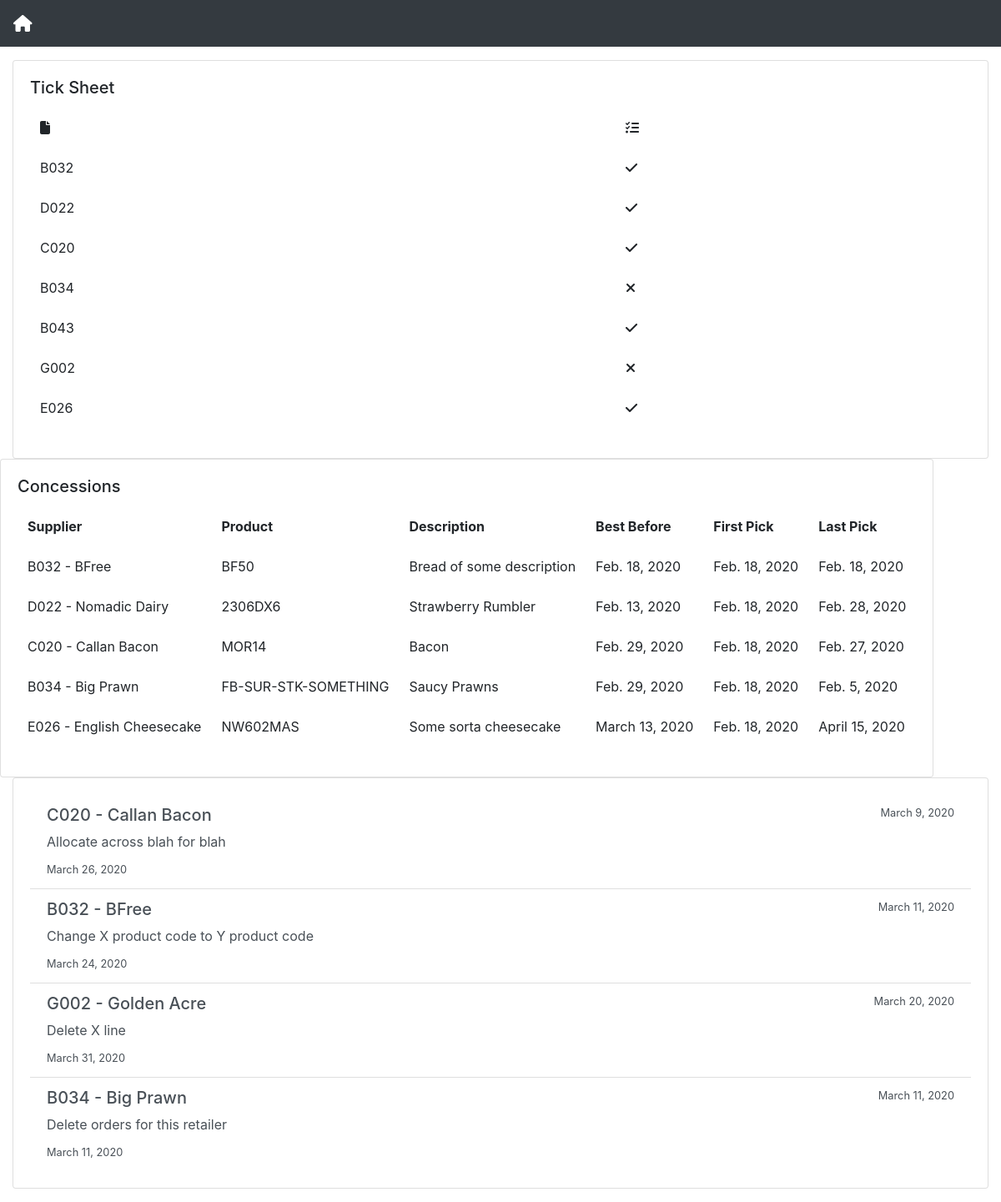
The app's page /ops_admin/retailers/T001 with its own data.
### ops_admin/models.py (models this page shows, shortened)
class Supplier(models.Model):
    scode = models.CharField(max_length=4)
    sname = models.CharField(max_length=100)
    def __str__(self):
        return f'{self.scode} - {self.sname}'

class Concession(models.Model):
    rcode = models.ForeignKey(Retailer, on_delete=models.CASCADE)
    scode = models.ForeignKey(Supplier, on_delete=models.CASCADE)
    pcode = models.CharField(max_length=20)
    pdesc = models.CharField(max_length=100)
    prbbd = models.DateField(null=True)
    cstart = models.DateField(null=True)
    cend = models.DateField(null=True)

class ConcessionNote(models.Model):
    retailer = models.ForeignKey(Retailer, on_delete=models.CASCADE)
    supplier = models.ForeignKey(Supplier, on_delete=models.CASCADE)
    start = models.DateField()
    end = models.DateField(null=True)
    note = models.TextField()

### ops_admin/views.py (the view)
def ops_checklist(request, retailer):
    suppliers = [[supplier['scode'] for supplier in retailer.slist.values()]
                 for retailer in Retailer.objects.filter(rcode=retailer)]
    received = [
        order.scode for order in Order.objects.filter(rcode=retailer)]
    name = [retailer.rname for retailer in Retailer.objects.filter(
        rcode=retailer)][0]
    concessions = Concession.objects.all()
    notes = ConcessionNote.objects.all()
    context = {
        'title': f'{name}',
        'suppliers': suppliers,
        'received': received,
        'concessions': concessions,
        'notes': notes,
    }
    return render(request, 'ops_admin/checklist.html', context)

### ops_admin/templates/ops_admin/checklist.html (shortened to what this page needs)
{% extends 'ops_admin/base.html' %}
{% block content %}
    <div class="container-fluid">
        <div class="row">
            <div class="col-sm">
                <div class="card">
                    <div class="card-body">
                        <h5 class="card-title">Tick Sheet</h5>
                        <table class="table table-borderless">
                            <thead class="thead">
                                <tr>
                                    <th scope="col"><i class="fas fa-file"></i></th>
                                    <th scope="col"><i class="fas fa-tasks"></i></th>
                                </tr>
                            </thead>
                            <tbody>
                                {% for supplier in suppliers %}
                                    {% for scode in supplier %}
                                        <tr>
                                            <td>{{scode}}</td>
                                            {% if scode in received %}
                                                <td class="center"><i class="fas fa-check"></i></td>
                                            {% else %}
                                                <td class="center"><i class="fas fa-times"></i></td>
                                            {% endif %}
                                        </tr>
                                    {% endfor %}
                                {% endfor %}
                            </tbody>
                        </table>
                    </div>
                </div>
            </div>
            <div class="col-m">
                <div class="card">
                    <div class="card-body">
                        <h5 class="card-title">Concessions</h5>
                        <table class="table table-borderless">
                            <thead class="thead">
                                <tr>
                                    <th scope="col">Supplier</th>
                                    <th scope="col">Product</th>
                                    <th scope="col">Description</th>
                                    <th scope="col">Best Before</th>
                                    <th scope="col">First Pick</th>
                                    <th scope="col">Last Pick</th>
                                </tr>
                            </thead>
                            <tbody>
                                {% for concession in concessions %}
                                    <tr>
                                        <td>{{concession.scode}}</td>
                                        <td>{{concession.pcode}}</td>
                                        <td>{{concession.pdesc}}</td>
                                        <td>{{concession.prbbd}}</td>
                                        <td>{{concession.cstart}}</td>
                                        <td>{{concession.cend}}</td>
                                    </tr>
                                {% endfor %}
                            </tbody>
                        </table>
                    </div>
                </div>
            </div>
            <div class="col-sm">
                <div class="card">
                    <div class="card-body">
                        <div class="list-group-flush">
                            {% for note in notes %}
                                <li class="list-group-item list-group-item-action flex-column align-items-start">
                                    <div class="d-flex w-100 justify-content-between">
                                        <h5 class="mb-2 h5">{{note.supplier}}</h5>
                                        <small>{{note.start}}</small>
                                    </div>
                                    <p class="mb-2">{{note.note}}</p>
                                    <small>{{note.end}}</small>
                                </li>
                            {% endfor %}
                        </div>
                    </div>
                </div>
            </div>
        </div>
    </div>
{% endblock content %}

### ops_admin/templates/ops_admin/base.html (shortened to what this page needs)
{% load static %}
<!doctype html>
<html lang="en">
    <head>
        <link rel="stylesheet" href="{% static 'ops_admin/bootstrap.min.css' %}">
        <link rel="stylesheet" href="{% static 'ops_admin/fontawesome/css/all.min.css' %}">
        <link rel="stylesheet" href="{% static 'ops_admin/site.css' %}">
    </head>
    <body>
        <nav class="navbar navbar-dark bg-dark mb-3">
            {% if title %}
            <a href="{% url 'ops_app_retailers' %}" class="navbar-brand"><i class="fas fa-home mr-3"></i></a>
            {% else %}
            <a class="navbar-brand">Ops Admin</a>
            {% endif %}
        </nav>
    {% block content %}{% endblock content %}
</body>
</html>

### ops_admin/static/ops_admin/site.css (style rules this page uses)
a { color:black; outline:0; text-decoration: none; }

### records on screen
Supplier: supplier "B032"
Supplier: supplier "D022"
Supplier: supplier "C020"
Supplier: supplier "B034"
Supplier: supplier "B043"
Supplier: supplier "G002"
Supplier: supplier "E026"
Concession: scode "B032 - BFree", pcode "BF50", pdesc "Bread of some description", prbbd "Feb. 18, 2020", cstart "Feb. 18, 2020", cend "Feb. 18, 2020"
Concession: scode "D022 - Nomadic Dairy", pcode "2306DX6", pdesc "Strawberry Rumbler", prbbd "Feb. 13, 2020", cstart "Feb. 18, 2020", cend "Feb. 28, 2020"
Concession: scode "C020 - Callan Bacon", pcode "MOR14", pdesc "Bacon", prbbd "Feb. 29, 2020", cstart "Feb. 18, 2020", cend "Feb. 27, 2020"
Concession: scode "B034 - Big Prawn", pcode "FB-SUR-STK-SOMETHING", pdesc "Saucy Prawns", prbbd "Feb. 29, 2020", cstart "Feb. 18, 2020", cend "Feb. 5, 2020"
Concession: scode "E026 - English Cheesecake", pcode "NW602MAS", pdesc "Some sorta cheesecake", prbbd "March 13, 2020", cstart "Feb. 18, 2020", cend "April 15, 2020"
ConcessionNote: supplier "C020 - Callan Bacon", start "March 9, 2020", note "Allocate across blah for blah", end "March 26, 2020"
ConcessionNote: supplier "B032 - BFree", start "March 11, 2020", note "Change X product code to Y product code", end "March 24, 2020"
ConcessionNote: supplier "G002 - Golden Acre", start "March 20, 2020", note "Delete X line", end "March 31, 2020"
ConcessionNote: supplier "B034 - Big Prawn", start "March 11, 2020", note "Delete orders for this retailer", end "March 11, 2020"
